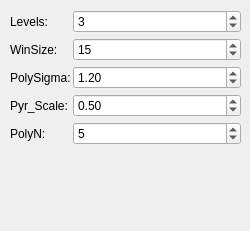
            <widget class="QWidget" name="pageFarn">
             <property name="minimumSize">
              <size>
               <width>0</width>
               <height>223</height>
              </size>
             </property>
             <widget class="QWidget" name="layoutWidget_1">
              <property name="geometry">
               <rect>
                <x>10</x>
                <y>10</y>
                <width>231</width>
                <height>212</height>
               </rect>
              </property>
              <layout class="QFormLayout" name="formLayout_2">
               <property name="sizeConstraint">
                <enum>QLayout::SetMinAndMaxSize</enum>
               </property>
               <property name="horizontalSpacing">
                <number>2</number>
               </property>
               <property name="verticalSpacing">
                <number>5</number>
               </property>
               <item row="0" column="0">
                <widget class="QLabel" name="labelLevel">
                 <property name="toolTip">
                  <string>&lt;html&gt;&lt;head/&gt;&lt;body&gt;&lt;p&gt;number of pyramid layers including the initial image; `levels=1` means that no extra layers are created and only the original images are used&lt;/p&gt;&lt;/body&gt;&lt;/html&gt;</string>
                 </property>
                 <property name="text">
                  <string>Levels:</string>
                 </property>
                </widget>
               </item>
               <item row="0" column="1">
                <widget class="QDoubleSpinBox" name="FarnLevels">
                 <property name="toolTip">
                  <string>&lt;html&gt;&lt;head/&gt;&lt;body&gt;&lt;p&gt;number of pyramid layers including the initial image; `levels=1` means that no extra layers are created and only the original images are used&lt;/p&gt;&lt;/body&gt;&lt;/html&gt;</string>
                 </property>
                 <property name="decimals">
                  <number>0</number>
                 </property>
                 <property name="value">
                  <double>3.000000000000000</double>
                 </property>
                </widget>
               </item>
               <item row="2" column="0">
                <widget class="QLabel" name="labelWinsize">
                 <property name="toolTip">
                  <string>&lt;html&gt;&lt;head/&gt;&lt;body&gt;&lt;p&gt;Averaging window size; larger values increase the algorithm robustness to image noise and give more chances for fast motion detection, but yield more blurred motion field.&lt;/p&gt;&lt;/body&gt;&lt;/html&gt;</string>
                 </property>
                 <property name="text">
                  <string>WinSize:</string>
                 </property>
                </widget>
               </item>
               <item row="2" column="1">
                <widget class="QDoubleSpinBox" name="FarnWin">
                 <property name="toolTip">
                  <string>&lt;html&gt;&lt;head/&gt;&lt;body&gt;&lt;p&gt;Averaging window size; larger values increase the algorithm robustness to image noise and give more chances for fast motion detection, but yield more blurred motion field.&lt;/p&gt;&lt;/body&gt;&lt;/html&gt;</string>
                 </property>
                 <property name="decimals">
                  <number>0</number>
                 </property>
                 <property name="value">
                  <double>15.000000000000000</double>
                 </property>
                </widget>
               </item>
               <item row="4" column="0">
                <widget class="QLabel" name="labelSigma">
                 <property name="toolTip">
                  <string>&lt;html&gt;&lt;head/&gt;&lt;body&gt;&lt;p&gt;Standard deviation of the Gaussian that is used to smooth derivatives used as a basis for the polynomial expansion; for  `poly_n=5`, you can set `poly_sigma=1.1`, for `poly_n=7`, a good value would be `poly_sigma=1.5`.&lt;/p&gt;&lt;/body&gt;&lt;/html&gt;</string>
                 </property>
                 <property name="text">
                  <string>PolySigma:</string>
                 </property>
                </widget>
               </item>
               <item row="4" column="1">
                <widget class="QDoubleSpinBox" name="FarnPoly">
                 <property name="toolTip">
                  <string>&lt;html&gt;&lt;head/&gt;&lt;body&gt;&lt;p&gt;Standard deviation of the Gaussian that is used to smooth derivatives used as a basis for the polynomial expansion; for  `poly_n=5`, you can set `poly_sigma=1.1`, for `poly_n=7`, a good value would be `poly_sigma=1.5`.&lt;/p&gt;&lt;/body&gt;&lt;/html&gt;</string>
                 </property>
                 <property name="singleStep">
                  <double>0.010000000000000</double>
                 </property>
                 <property name="value">
                  <double>1.200000000000000</double>
                 </property>
                </widget>
               </item>
               <item row="6" column="0">
                <widget class="QLabel" name="labelPyr">
                 <property name="toolTip">
                  <string>&lt;html&gt;&lt;head/&gt;&lt;body&gt;&lt;p&gt;Parameter, specifying the image scale (&amp;lt;1) to build pyramids for each image; `pyr_scale=0.5` means a classical pyramid, where each next layer is twice smaller than the previous one.&lt;/p&gt;&lt;/body&gt;&lt;/html&gt;</string>
                 </property>
                 <property name="text">
                  <string>Pyr_Scale:</string>
                 </property>
                </widget>
               </item>
               <item row="8" column="0">
                <widget class="QLabel" name="labelPoly">
                 <property name="toolTip">
                  <string>&lt;html&gt;&lt;head/&gt;&lt;body&gt;&lt;p&gt;Size of the pixel neighborhood used to find polynomial expansion in each pixel; larger values mean that the image will be approximated with smoother surfaces, yielding more robust algorithm and more blurred  motion field, typically `poly_n` = 5 or 7.&lt;/p&gt;&lt;/body&gt;&lt;/html&gt;</string>
                 </property>
                 <property name="text">
                  <string>PolyN:</string>
                 </property>
                </widget>
               </item>
               <item row="8" column="1">
                <widget class="QDoubleSpinBox" name="FarnPolyN">
                 <property name="toolTip">
                  <string>&lt;html&gt;&lt;head/&gt;&lt;body&gt;&lt;p&gt;Size of the pixel neighborhood used to find polynomial expansion in each pixel; larger values mean that the image will be approximated with smoother surfaces, yielding more robust algorithm and more blurred  motion field, typically `poly_n` = 5 or 7.&lt;/p&gt;&lt;/body&gt;&lt;/html&gt;</string>
                 </property>
                 <property name="decimals">
                  <number>0</number>
                 </property>
                 <property name="value">
                  <double>5.000000000000000</double>
                 </property>
                </widget>
               </item>
               <item row="6" column="1">
                <widget class="QDoubleSpinBox" name="FarnPyr">
                 <property name="toolTip">
                  <string>&lt;html&gt;&lt;head/&gt;&lt;body&gt;&lt;p&gt;Parameter, specifying the image scale (&amp;lt;1) to build pyramids for each image; `pyr_scale=0.5` means a classical pyramid, where each next layer is twice smaller than the previous one.&lt;/p&gt;&lt;/body&gt;&lt;/html&gt;</string>
                 </property>
                 <property name="singleStep">
                  <double>0.010000000000000</double>
                 </property>
                 <property name="value">
                  <double>0.500000000000000</double>
                 </property>
                </widget>
               </item>
              </layout>
             </widget>
            </widget>
